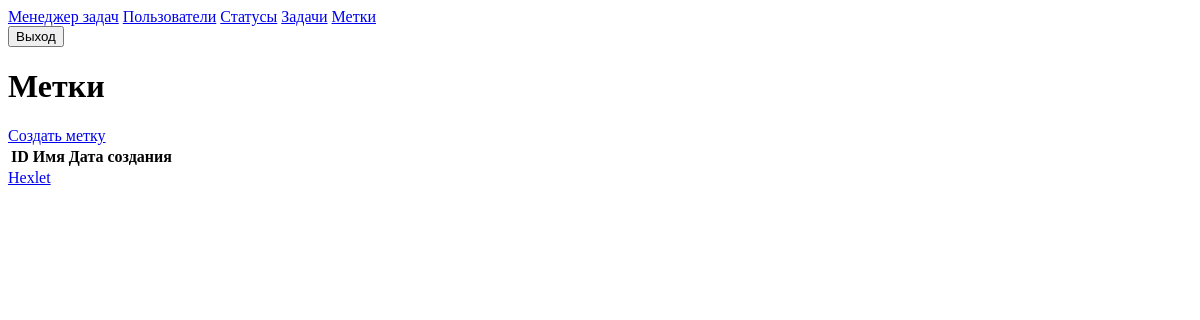
/labels/ (signed in), run on an earlier commit of the app's database.
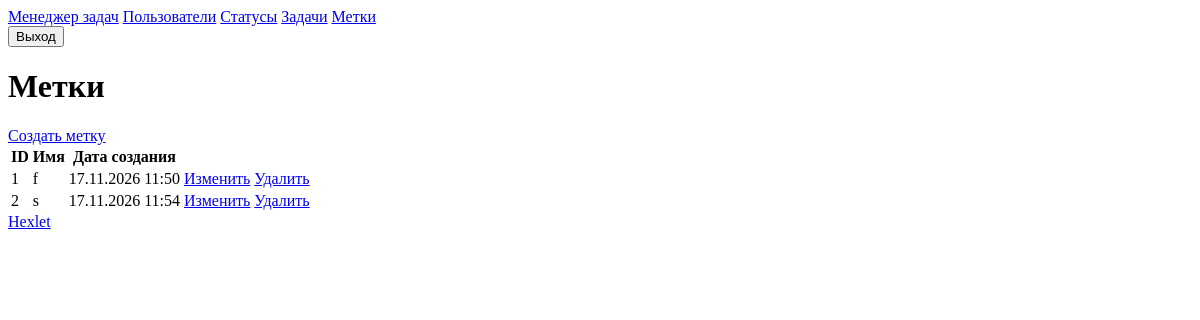
And on a later commit of the database.
### task_manager/labels/models.py (models this page shows, shortened)
class Label(models.Model):
    name = models.CharField(max_length=255, unique=True)
    created_at = models.DateTimeField(auto_now_add=True)

### task_manager/labels/views.py (the view)
# urls.py: path('', views.LabelListView.as_view(), name='labels'),
class LabelListView(LoginRequiredMixin, ListView):
    model = Label
    template_name = 'labels/index.html'
    context_object_name = 'labels'

### task_manager/templates/labels/index.html
{% extends 'base.html' %}
{% block content %}
<h1 class="mb-6 text-3xl">Метки</h1>
<a href="{% url 'label_create' %}" class="mb-6 inline-block rounded bg-blue-600 px-5 py-2 text-white hover:bg-blue-700">Создать метку</a>
<table class="w-full text-left">
  <thead>
    <tr class="border-b">
      <th class="py-2">ID</th>
      <th>Имя</th>
      <th>Дата создания</th>
      <th></th>
    </tr>
  </thead>
  <tbody>
    {% for label in labels %}
    <tr class="border-b">
      <td class="py-2">{{ label.id }}</td>
      <td>{{ label.name }}</td>
      <td>{{ label.created_at|date:"d.m.Y H:i" }}</td>
      <td class="space-x-3">
        <a href="{% url 'label_update' label.pk %}" class="text-blue-600 hover:underline">Изменить</a>
        <a href="{% url 'label_delete' label.pk %}" class="text-blue-600 hover:underline">Удалить</a>
      </td>
    </tr>
    {% endfor %}
  </tbody>
</table>
{% endblock %}

### task_manager/templates/base.html (shortened to what this page needs)
{% load tailwind_cli %}
<!DOCTYPE html>
<html lang="ru">
<head>
</head>
<body class="min-h-screen flex flex-col bg-white text-gray-900">
  <nav class="bg-gray-100">
    <div class="flex items-center justify-between px-6 py-4">
      <div class="flex items-center gap-6">
    <a href="{% url 'index' %}" class="font-bold">Менеджер задач</a>
    <a href="{% url 'users' %}" class="hover:text-blue-600">Пользователи</a>
    {% if user.is_authenticated %}
    <a href="{% url 'statuses' %}" class="hover:text-blue-600">Статусы</a>
    <a href="{% url 'tasks' %}" class="hover:text-blue-600">Задачи</a>
    <a href="{% url 'labels' %}" class="hover:text-blue-600">Метки</a>
    {% endif %}
  </div>
  <div class="flex items-center gap-4">
    {% if user.is_authenticated %}
      <form action="{% url 'logout' %}" method="post">
        <button type="submit" class="hover:text-blue-600">Выход</button>
      </form>
    {% else %}
      <a href="{% url 'login' %}" class="hover:text-blue-600">Вход</a>
      <a href="{% url 'user_create' %}" class="hover:text-blue-600">Регистрация</a>
    {% endif %}
  </div>
    </div>
  </nav>
  <main class="flex-1 w-full max-w-5xl mx-auto px-4 mt-6">
    {% block content %}{% endblock %}
  </main>
  <footer class="w-full max-w-5xl mx-auto px-4 mt-6">
    <div class="border-t border-gray-300 py-4">
      <a href="https://ru.hexlet.io" target="_blank" rel="noopener">Hexlet</a>
    </div>
  </footer>
</body>
</html>

What changed in the data, as far as the page shows it:
added Label: id "1", name "f", created_at "17.11.2026 11:50"
added Label: id "2", name "s", created_at "17.11.2026 11:54"
